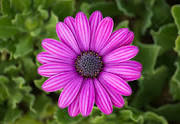
#> input picture udacity_images/flower.jpeg, 180 x 124 px, found by its file name
$ jupyter execute 'Udacity_Image processing_04.ipynb'
#> lines starting #> are read from the running program, lines starting #| are printed output that depends on the picture
# Topics
* [Trasnformations](#1)
    * translation
    * Rotation
    * Affine
    * Projective

[cell 1]
import numpy as np
import cv2
from matplotlib import pyplot as plt

[cell 2]
FLOWER_IMAGE = 'flower.jpeg'

IMAGE_SHAPE = (350, 350)

[cell 3]
flower_im = cv2.imread(FLOWER_IMAGE, 0)
#> flower_im: shape (124, 180); min 0, max 217, mean 86.1
flower_im = cv2.resize(flower_im, IMAGE_SHAPE)
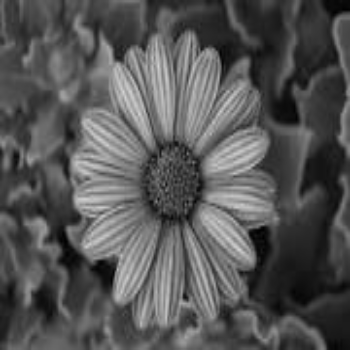
#> flower_im: shape (350, 350); min 0, max 212, mean 86
plt.imshow(flower_im, cmap='gray')

<a id=1></a>
# Transformations

There are various types of transformations can be applied to 2D images:
* Translation
* Euclidean
* Similarity
* Affine
* Projective

### First Translation:
`1`. when you move image to another place (move each point with the same x and y magnitude).<br>
`2`. you need only one pair points (point ant its analogue in the translated image) to evaluate the translation magnitude.<br>
`3`. there are two variables used in this process the dx and dy.<br>

$$M = \begin{bmatrix} 1 &  0 & dx \\ 0 & 1 & dy \\ 0 & 0 & 1 \end{bmatrix}$$

[cell 4]
# translation
dx, dy = 100, 200
temp_shape = flower_im.shape[0] + dy, flower_im.shape[1] + dx
#> temp_shape = (550, 450)
temp_im = np.zeros(temp_shape)
for x in range(len(flower_im)):
    for y in range(len(flower_im)):
        try:
            temp_im[x + dy, y + dx] = flower_im[x, y]
        except IndexError:
            break
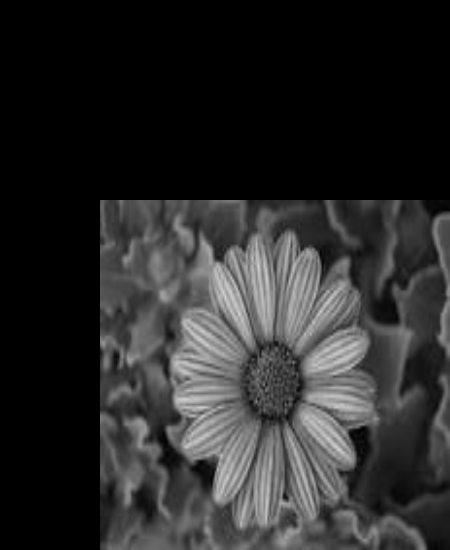
#> temp_im: shape (550, 450) float64; min 0, max 212, mean 42.6

plt.imshow(temp_im[:350, :350], cmap='gray')
plt.axvline(dx)
plt.axhline(dy)

[cell 5]
# using matrix multiplication
M = np.array([[1, 0, dx], [0, 1, dy], [0, 0, 1]], dtype='float32')

X, Y = np.arange(flower_im.shape[0]), np.arange(flower_im.shape[1])
#> X = 350 values from 0 to 349; Y = 350 values from 0 to 349
XY = np.array([X, Y, np.ones(len(X))])

XY_ = np.dot(M, XY)
X_ = XY_[0] // XY_[-1]
#> X_ = 350 values from 100 to 449
Y_ = XY_[1] // XY_[-1]
#> Y_ = 350 values from 200 to 549
X_, Y_ = X_.astype('int'), Y_.astype('int')
translated_im = np.zeros(flower_im.shape)

for i in range(len(flower_im)):
    for j in range(len(flower_im)):

        try:
            Color = cv2.cvtColor(np.array(flower_im[X[i], Y[j]]), cv2.COLOR_GRAY2RGB)
            Color = tuple(Color[0, 0].tolist())
            cv2.circle(translated_im, (X_[i], Y_[j]), radius=0, color=Color)
        except IndexError:
            break
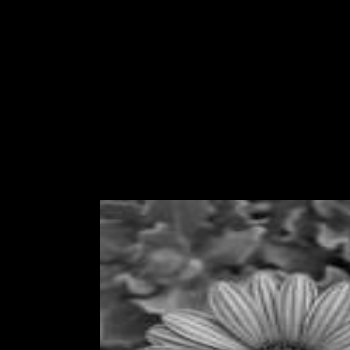
#> translated_im: shape (350, 350) float64; min 0, max 212, mean 29.9

plt.imshow(translated_im, cmap='gray');
plt.axvline(100)
plt.axhline(200)

[cell 6]
# Using opencv
M = np.array([[1, 0, dx], [0, 1, dy]], dtype='float32')
translated_im = cv2.warpAffine(flower_im, M, flower_im.shape)
plt.imshow(translated_im, cmap='gray')
plt.axvline(dx)
plt.axhline(dy)

### Second Euclidean (Rotation):
`1`. Rotate image with angle  $ = \theta$<br>
`2`. you need only two pairs of points to evaluate the rotation and translation magnitude.<br>
`3`.  there are four variables used in this process the dx, dy, $\theta$ and $\sigma$.<br>

$$ M = \begin{bmatrix}\sigma * cos(\theta) & - \sigma * sin(\theta) & dx
                   \\ \sigma * sin(\theta) & \sigma * cos(\theta) & dy
                   \\ 0 & 0 & 1 \end{bmatrix}$$


#### Transform Equation:
$$ \begin{bmatrix} X^` \\ Y^` \\ 1 \end{bmatrix} = M_{(3*3)} *   \begin{bmatrix} X \\ Y \\ 1 \end{bmatrix}$$

[cell 7]
THETA = np.pi / 3
SIGMA = 1

M_rotation = np.array([[SIGMA*np.cos(THETA), -SIGMA*np.sin(THETA), 0],
              [SIGMA*np.sin(THETA), SIGMA*np.cos(THETA), 0],
              [0, 0, 1]], dtype='float32')

new_center = (M_rotation @ [350//2, 350//2, 1]).astype('int')[:-1]
dx = 350//2 - new_center[0]
dy = 350//2 - new_center[1]

M_rotation[:-1, -1] = [dx, dy]

rotated_im = np.zeros(IMAGE_SHAPE)

for i in range(350):
    for j in range(350):
        x_, y_, _ = M_rotation @ [X[i], Y[j], 1]
        x_, y_ = int(x_), int(y_)
        try :

            Color = cv2.cvtColor(np.array(flower_im[X[i], Y[j]]), cv2.COLOR_GRAY2RGB)
            Color = tuple(Color[0, 0].tolist())

            cv2.circle(rotated_im, (x_, y_), radius=0, color=Color)
        except:
            continue
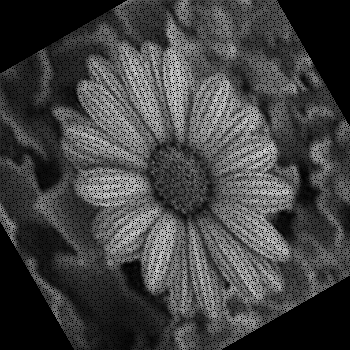
#> rotated_im: shape (350, 350) float64; min 0, max 212, mean 65.8

plt.imshow(rotated_im, cmap='gray');

[cell 8]
# Using opencv
dst = cv2.warpAffine(flower_im, M_rotation[:-1], flower_im.shape)
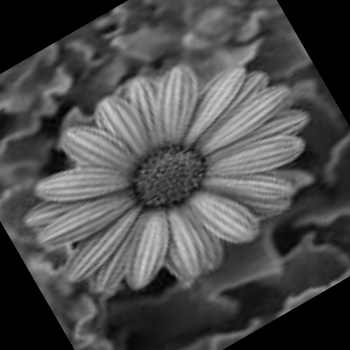
#> dst: shape (350, 350); min 0, max 206, mean 76.5
plt.imshow(dst, cmap='gray');

[cell 9]
# Using get rotation matrix
THETA = - 180 / 3
SCALE = 1
M_ = cv2.getRotationMatrix2D((350//2, 350//2), THETA, SCALE)
#> M_ = [[0.5, -0.866, 239.1], [0.866, 0.5, -64.05]]

dst2 = cv2.warpAffine(flower_im, M_, flower_im.shape)


plt.figure(figsize=(10, 10))
fig = plt.subplot(1, 2, 1)
fig.imshow(dst, cmap='gist_gray')
fig.set_title('Using original M matrix')
fig.axes.xaxis.set_visible(False)
fig.axes.yaxis.set_visible(False)

fig = plt.subplot(1, 2, 2)
fig.imshow(dst2, cmap='gist_gray')
fig.set_title('Using getRotationMatrix')
fig.axes.xaxis.set_visible(False)
fig.axes.yaxis.set_visible(False)

### Third Affine:
`1`. warps the image with preserving:<br>
> * Parallel lines.<br>
> * Ratio of areas (ratios between shapes in image will remain constant).<br>
> * Lines (Lines are mapped to lines in affined image).<br>

`2`. you need three pairs of points to get the original image back.<br>
`3`. there are six variables (degrees of freedom) used in this process the a, b, c, d, e, f.</br>

$$ M = \begin{bmatrix} a & b & c
                    \\ d & e & f
                   \\ 0 & 0 & 1 \end{bmatrix}$$


#### Transform Equation:
$$ \begin{bmatrix} X^` \\ Y^` \\ 1 \end{bmatrix} = M_{(3*3)} *   \begin{bmatrix} X \\ Y \\ 1 \end{bmatrix}$$

$$ X^` = aX + bY + c$$</br>
$$Y^` = dX + eY + f $$

[cell 10]
a, b, c, d, e, f = 2, 2, 100, 3, 1, 50

M = np.array([[a, b, c], [d, e, f], [0, 0, 1]], dtype='float32')

new_center = (M @ [350//2, 350//2, 1]).astype('int')[:-1]
dx = 350//2 - new_center[0]
dy = 350//2 - new_center[1]

M[:-1, -1] = [dx, dy]

affined_im = np.zeros(IMAGE_SHAPE)

for i in range(350):
    for j in range(350):
        x_, y_, _ = M @ [X[i], Y[j], 1]
        x_, y_ = int(x_), int(y_)
        try :

            Color = cv2.cvtColor(np.array(flower_im[X[i], Y[j]]), cv2.COLOR_GRAY2RGB)
            Color = tuple(Color[0, 0].tolist())

            cv2.circle(affined_im, (x_, y_), radius=0, color=Color)
        except:
            continue
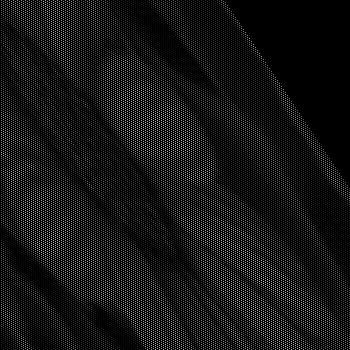
#> affined_im: shape (350, 350) float64; min 0, max 201, mean 21.3

plt.imshow(affined_im, cmap='gray');

[cell 11]
# Using opencv
dst = cv2.warpAffine(flower_im, M[:-1], flower_im.shape)
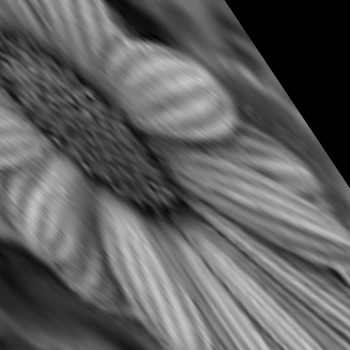
#> dst: shape (350, 350); min 0, max 208, mean 94.9
plt.imshow(dst, cmap='gray');

[cell 12]
# Using getAffineTransform() function :
# we need three points in the original image ant their corresponding in affined image

pts1 = np.float32([[50,50],[200,50],[50,200]])
pts2 = np.float32([*map(lambda x : (M @ [x[0], x[1], 1])[:-1], pts1)])
#> pts2 = [[-425, -375], [-125, 75], [-125, -225]]

M = cv2.getAffineTransform(pts1,pts2)
#> M = [[2, 2, -625], [3, 1, -575]]

dst2 = cv2.warpAffine(flower_im, M, flower_im.shape)


plt.figure(figsize=(10, 10))
fig = plt.subplot(1, 2, 1)
fig.imshow(dst, cmap='gist_gray')
fig.set_title('Using original M matrix')
fig.axes.xaxis.set_visible(False)
fig.axes.yaxis.set_visible(False)

fig = plt.subplot(1, 2, 2)
fig.imshow(dst2, cmap='gist_gray')
fig.set_title('Using getAffinedTransform')
fig.axes.xaxis.set_visible(False)
fig.axes.yaxis.set_visible(False)

### tip
We can consider affining is <font color='red'><strong>similar to</strong></font> rotation but with two angles $ \theta , \phi$ instead of only $\theta$

$$ M = \begin{bmatrix}\sigma cos(\theta) & - \sigma sin(\theta) & dx
                   \\ \sigma sin(\phi) & \sigma cos(\phi) & dy
                   \\ 0 & 0 & 1 \end{bmatrix}$$

[cell 13]
THETA, PHI = 2 * np.pi / 5, 7 * np.pi / 12
SCALE = 1
M = np.float32([[SCALE*np.cos(THETA), -SCALE * np.sin(THETA), 0],
                [SCALE*np.sin(PHI), SCALE * np.cos(PHI), 0],
                [0, 0, 1]])
new_center = M @ [350//2, 350//2, 1]
dx, dy = 350//2 - new_center[0], 350//2 - new_center[1]

M[:-1, -1] = dx, dy


affined_im = cv2.warpAffine(flower_im, M[:-1], IMAGE_SHAPE)
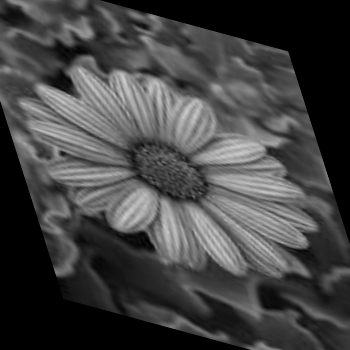
#> affined_im: shape (350, 350); min 0, max 209, mean 67.5
plt.imshow(affined_im, cmap='gray')

### Fourth Perspective (Projective):
#### General Projective Trasform (Homography)
`1`. preserves:<br>
> * Lines (Lines are mapped to lines in affined image).<br>

`2`. you need four pairs of points to get the original image back.<br>
`3`. there are 9 variables (degrees of freedom) used in this process the a, b, c, d, e, f, g, h, i.</br>

$$ M = \begin{bmatrix} a & b & c
                    \\ d & e & f
                   \\ g & h & i \end{bmatrix}$$


#### Transform Equation:
$$ \begin{bmatrix} wX^` \\ wY^` \\ w \end{bmatrix} = M_{(3*3)} *   \begin{bmatrix} X \\ Y \\ 1 \end{bmatrix}$$

$$ w X^` = aX + bY + c$$</br>
$$wY^` = dX + eY + f $$

`w` wouldn't be a problem we transforming after trasforming from homogeneous coordinates to nonhomogeneous.</br>
We can also scale `M` by a constant (e.g. `i`) with no impact after transforming to nonhomogeneous coordinates.

[cell 14]
square_im = cv2.imread('square.png')
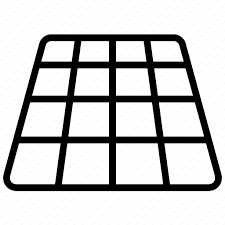
#> input picture udacity_images/square.png, 225 x 225 px, found by its file name
#> square_im is the input picture: shape (225, 225, 3); min 0, max 255, mean 203.3
square_im = cv2.resize(square_im, IMAGE_SHAPE)
#> square_im: shape (350, 350, 3)
plt.imshow(square_im);
plt.grid(color='green', linewidth=2.5, alpha=0.5)

[cell 15]
pts1 = [65, 50], [280, 50], [5, 290], [345, 290]
pts2 = [50, 50], [300, 50], [50, 300], [300, 300]
pts1 = np.float32(pts1)
pts2 = np.float32(pts2)
M = cv2.getPerspectiveTransform(pts1,pts2)
#> M = [[1.32, 0.469, -52.54], [0, 2.01, -43.72], [-8.07e-19, 0.00276, 1]]

projected_im = cv2.warpPerspective(square_im, M, square_im.shape[:-1])


plt.figure(figsize=(20, 12))
fig = plt.subplot(1, 2, 1)
plt.imshow(square_im)
fig.set_title('Before projection')
fig.scatter(pts1[:, 0], pts1[:, 1], color='red', s=100)
fig.grid(color='green', linewidth=2.5, alpha=0.5)

fig = plt.subplot(1, 2, 2)
plt.imshow(projected_im)
fig.set_title('After projection')
fig.scatter(pts2[:, 0], pts2[:, 1], color='red', s=100)
fig.grid(color='green', linewidth=2.5, alpha=0.5)

### Determine M from four pairs of points
$$P =  \begin{bmatrix} -x_i & -y_i & -1 & 0 & 0 & 0 & x_ix_i^′ & y_ix_i^′ & x_i^′ \\
                0 & 0 & 0 & -x_i & -y_i & -1 & x_iy_i^′ & y_iy_i^′ & y_i^′ \end{bmatrix}
                , H = \begin{bmatrix} a \\ b \\ c \\ d \\ e \\ f \\ g \\ h \\ i \end{bmatrix}$$

$$ PH = 0 $$
#### set i = 1 to prevent trivial solution

P: matrix produced with the four pairs of points.</br>
H: array of M elements.

[cell 16]
from numpy import linalg

pts = [[[-i[0], -i[1], -1, 0, 0, 0, i[0]*j[0], i[1]*j[0], j[0]],
       [0, 0, 0, -i[0], -i[1], -1, i[0]*j[1], i[1]*j[1], j[1]]] for i , j in zip(pts1, pts2)]
P = np.float32(pts)
P = np.append(P, [0, 0, 0, 0, 0, 0, 0, 0, 1])
P = P.reshape(9, 9)

H = linalg.solve(a=P, b=[0, 0, 0, 0, 0, 0, 0, 0, 1])
M_ = H.reshape(3, 3)

[cell 17]
projected_im2 = cv2.warpPerspective(square_im, M, IMAGE_SHAPE)

plt.figure(figsize=(20, 12))
fig = plt.subplot(1, 2, 1)
plt.imshow(projected_im)
fig.set_title('Using getPerspectiveTransform')
fig.scatter(pts2[:, 0], pts2[:, 1], color='red', s=100)
fig.grid(color='green', linewidth=2.5, alpha=0.5)

fig = plt.subplot(1, 2, 2)
plt.imshow(projected_im2)
fig.set_title('Using linear algebra')
fig.scatter(pts2[:, 0], pts2[:, 1], color='red', s=100)
fig.grid(color='green', linewidth=2.5, alpha=0.5)
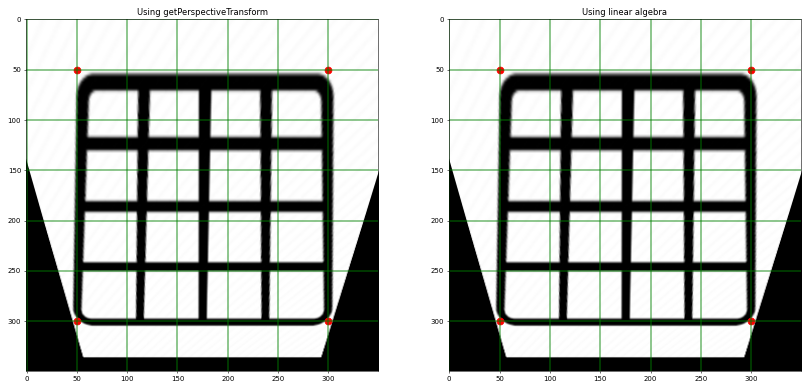
#> figure drawn by matplotlib, 2 panels
